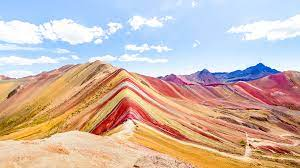
#> input picture download.jpeg, 300 x 168 px
$ python 'background removal.py'
#> lines starting #> are read from the running program, lines starting #| are printed output that depends on the picture
# importe o cv2 para capturar o feed de vídeo
import cv2

import numpy as np

# anexe a câmera indexada como 0
camera = cv2.VideoCapture(0)

# definindo a largura do quadro e a altura do quadro como 640 X 480
camera.set(3 , 640)
camera.set(4 , 480)

# carregando a imagem da montanha
mountain = cv2.imread('download.jpeg')
#> mountain is the input picture: shape (168, 300, 3); mean B, G, R 172.7, 183.3, 204.6

# redimensionando a imagem da montanha como 640 X 480
mountain =cv2.resize(mountain ,(640,480))
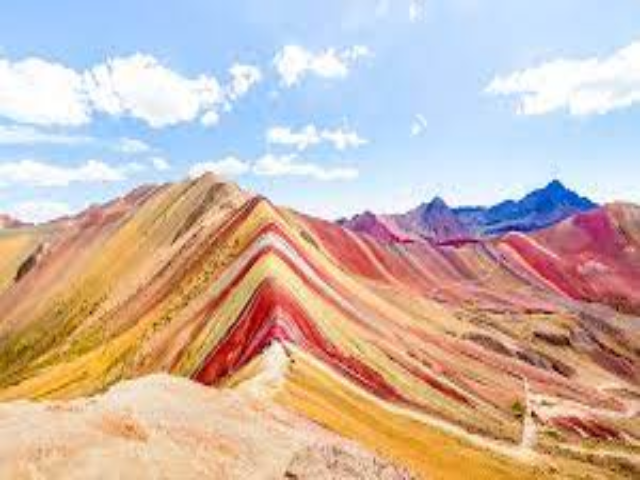
#> mountain: shape (480, 640, 3); mean B, G, R 172.6, 183.2, 204.5

while True:

    # ler um quadro da câmera conectada
    status , frame = camera.read()
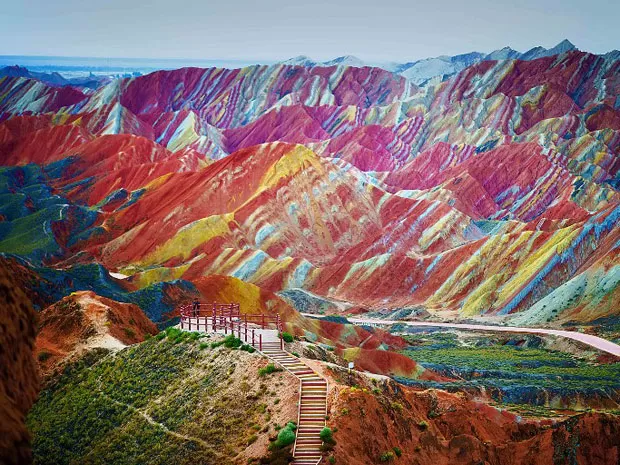
#> input picture 035_pau769967_14.webp, 620 x 465 px, given in place of the camera
#> frame is the input picture: shape (465, 620, 3); mean B, G, R 105.3, 108, 130.3

    # se obtivermos o quadro com sucesso
    if status:

        # inverta-o
        frame = cv2.flip(frame , 1)
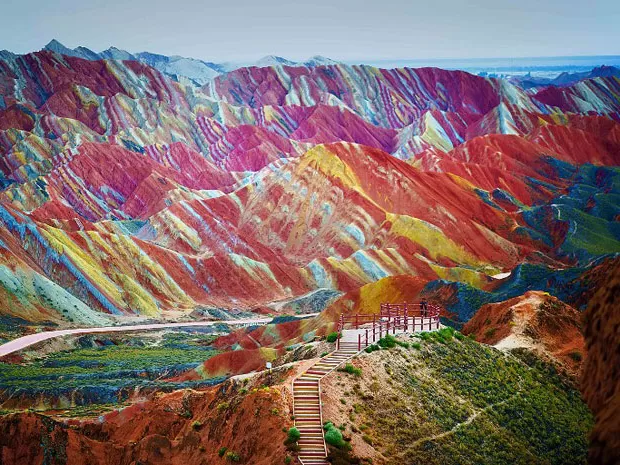
#> frame: shape (465, 620, 3); mean B, G, R 105.3, 108, 130.3

        # convertendo a imagem em RGB para facilitar o processamento
        frame_rgb = cv2.cvtColor(frame , cv2.COLOR_BGR2RGB)

        # criando os limites
        lower_bound = np.array([100,100,100])
        upper_bound = np.array([255,255,255])

        # imagem dentro do limite
#> (the run stopped early here; a loop or call above may not have finished)
